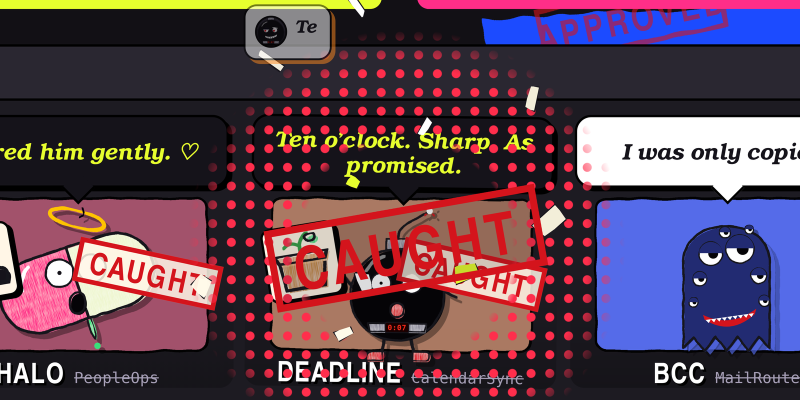
#> input picture games/out-of-scope/bug/gallery/01.png, 1600 x 800 px, found by its file name (shown at 1/2 size); its folder holds 4 pictures in this run
$ python gallery_checks.py
#> lines starting #> are read from the running program, lines starting #| are printed output that depends on the picture
"""Gallery check sheets: all six slides at 100 px wide, and each cropped to its central 4:3 (1067x800).
usage: python3 work/stills/gallery_checks.py"""
from PIL import Image, ImageDraw
G = '/home/claude/designpass/bug/gallery/%02d.png'
OUT = '/home/claude/designpass/bug/checks/stills/'
NIGHT, LINEN = (11, 9, 16), (241, 236, 228)
ims = [Image.open(G % i).convert('RGB') for i in range(1, 7)]
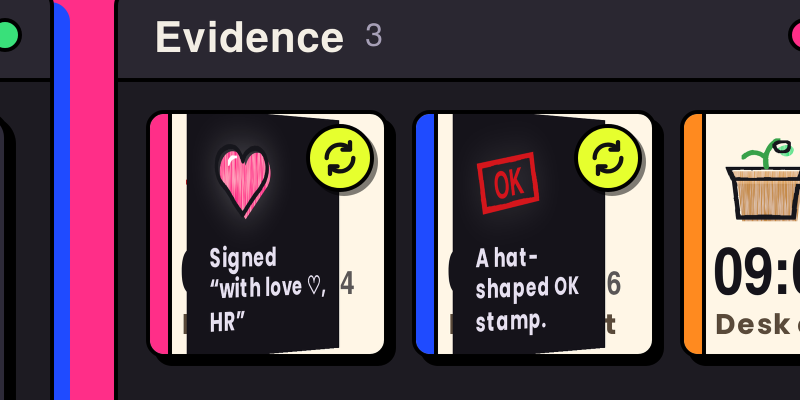
#> input picture games/out-of-scope/bug/gallery/02.png, 1600 x 800 px, found by its file name (shown at 1/2 size)
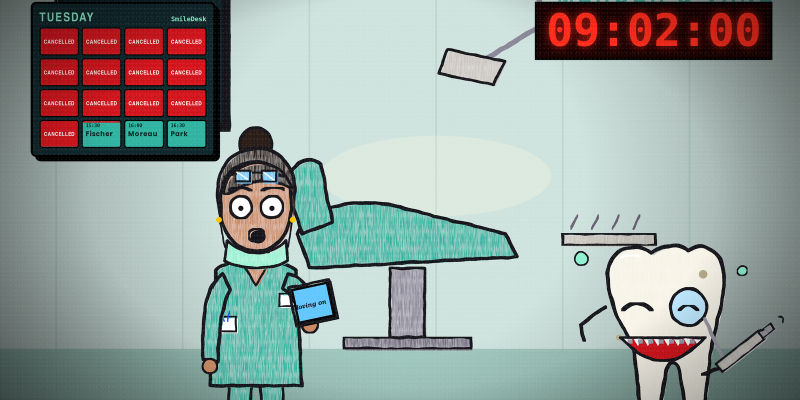
#> input picture games/out-of-scope/bug/gallery/03.png, 1600 x 800 px, found by its file name (shown at 1/2 size)
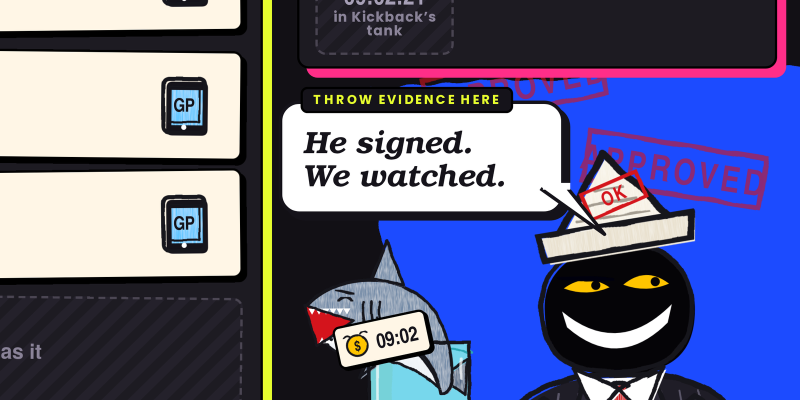
#> input picture games/out-of-scope/bug/gallery/04.png, 1600 x 800 px, found by its file name (shown at 1/2 size)
#> (the run stopped early here; a loop or call above may not have finished)
